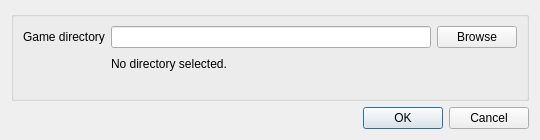
<?xml version="1.0" encoding="UTF-8"?>
<ui version="4.0">
 <class>LoadIndexDialog</class>
 <widget class="QWidget" name="LoadIndexDialog">
  <property name="geometry">
   <rect>
    <x>0</x>
    <y>0</y>
    <width>540</width>
    <height>140</height>
   </rect>
  </property>
  <property name="windowTitle">
   <string>Open game's index</string>
  </property>
  <property name="locale">
   <locale language="English" country="UnitedStates"/>
  </property>
  <layout class="QVBoxLayout" name="verticalLayout_2">
   <item>
    <widget class="QGroupBox" name="groupBox">
     <property name="title">
      <string/>
     </property>
     <property name="flat">
      <bool>false</bool>
     </property>
     <property name="checkable">
      <bool>false</bool>
     </property>
     <property name="checked">
      <bool>false</bool>
     </property>
     <layout class="QHBoxLayout" name="horizontalLayout_7">
      <item>
       <layout class="QVBoxLayout" name="verticalLayout">
        <item>
         <layout class="QFormLayout" name="formLayout">
          <item row="0" column="0">
           <widget class="QLabel" name="label">
            <property name="text">
             <string>Game directory</string>
            </property>
           </widget>
          </item>
          <item row="0" column="1">
           <layout class="QHBoxLayout" name="horizontalLayout">
            <item>
             <widget class="QLineEdit" name="leGameDir">
              <property name="text">
               <string/>
              </property>
             </widget>
            </item>
            <item>
             <widget class="QPushButton" name="pbFindGameDir">
              <property name="text">
               <string>Browse</string>
              </property>
             </widget>
            </item>
           </layout>
          </item>
          <item row="1" column="0">
           <spacer name="horizontalSpacer">
            <property name="orientation">
             <enum>Qt::Horizontal</enum>
            </property>
            <property name="sizeHint" stdset="0">
             <size>
              <width>40</width>
              <height>20</height>
             </size>
            </property>
           </spacer>
          </item>
          <item row="1" column="1">
           <widget class="QLabel" name="lblDetectStatus">
            <property name="text">
             <string>No directory selected.</string>
            </property>
           </widget>
          </item>
         </layout>
        </item>
       </layout>
      </item>
     </layout>
    </widget>
   </item>
   <item>
    <widget class="QDialogButtonBox" name="buttonBox">
     <property name="orientation">
      <enum>Qt::Horizontal</enum>
     </property>
     <property name="standardButtons">
      <set>QDialogButtonBox::Cancel|QDialogButtonBox::Ok</set>
     </property>
     <property name="centerButtons">
      <bool>false</bool>
     </property>
    </widget>
   </item>
  </layout>
 </widget>
 <resources/>
 <connections/>
</ui>
